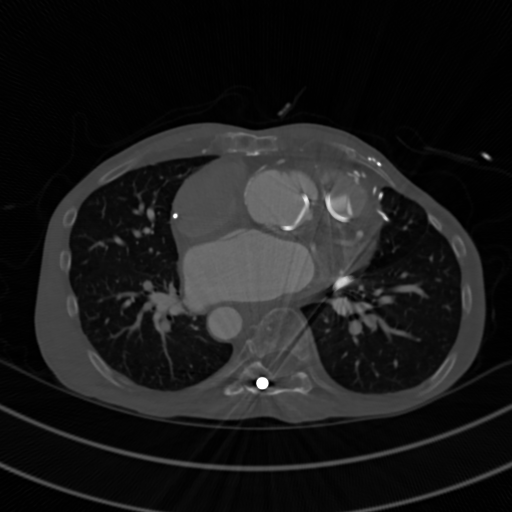
#> input picture Chapter 8. Segmentation/Figures/imageinverse_input.png, 512 x 512 px, found by its file name
$ jupyter execute --allow-errors Chapter5.ipynb   (older library calls are emulated)
#> lines starting #> are read from the running program, lines starting #| are printed output that depends on the picture
# Chapter 5 Image Enhancement

## Introduction

### In this chapter, we discuss a few more image enhancement techniques. These techniques transform the pixel values in the input image to a new value in the output image using a mapping function. We discuss logarithmic transformation, power law transformation, image inverse, histogram equalization, and contrast stretching.

## Pixel Transformation

A transformation is a function that maps a set of inputs to a set of
outputs so that each input has exactly one output. For example, T(x) =
x 2 is a transformation that maps inputs to corresponding squares of
input.

[cell 1]
import cv2
import matplotlib.pyplot as plt
import matplotlib.image as mpimg

[cell 2]
from IPython.display import Image
Image("../Figures/Illustration of transformation.png")

### A transformation is a function that maps a set of inputs to a set of outputs so that each input has exactly one output.

## Image Inverse

### Image inverse transformation is a linear transformation. The goal is to transform the dark intensities in the input image to bright intensities in the output image and vice versa.

[cell 3]
# Opening the image.
im = cv2.imread('../Figures/imageinverse_input.png')
#> im is the input picture: shape (512, 512, 3); min 0, max 255, mean 26.9

#> (the rest of this cell did not finish here and is left out)

[cell 4]
# Opening the image.
im = cv2.imread('../Figures/cIEFl.png')

#> (the rest of this cell did not finish here and is left out)

## Power Law Transformation

### Power law transformation, also known as gamma-correction, is used to enhance the quality of the image.

[cell 5]
Image("../Figures/Graph of power law transformation for different γ.png")

[cell 6]
import numpy as np
import math
# Opening the image.
a = cv2.imread('../Figures/Eye.png')
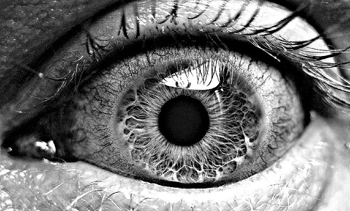
#> input picture Chapter-5 Image Enhancement/Figures/Eye.png, 350 x 211 px
#> a is the input picture: shape (211, 350, 3); min 0, max 255, mean 115
# gamma is initialized.
gamma = 0.5
gamma2 = 3

# b is converted to type float.
b1 = a.astype(float)
# Maximum value in b1 is determined.
b3 = np.max(b1)
#> b3 = 255
# b1 is normalized
b2 = b1/b3
# gamma-correction exponent is computed.

b4 = np.log(b2) * gamma
#> b4: shape (211, 350, 3) float64; 1.9% of the values are NaN or infinite; the others: min -2.77, max 0, mean -0.609
b5 = np.log(b2) * gamma2
#> b5: shape (211, 350, 3) float64; 1.9% of the values are NaN or infinite; the others: min -16.62, max 0, mean -3.66

# gamma-correction is performed.
c1 = np.exp(b4)*255.0
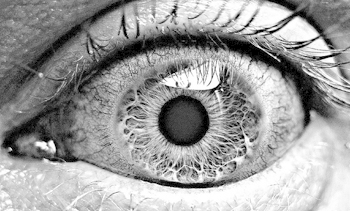
#> c1: shape (211, 350, 3) float64; min 0, max 255, mean 156.5
c2 = np.exp(b5)*255.0
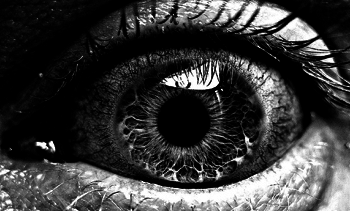
#> c2: shape (211, 350, 3) float64; min 0, max 255, mean 58.3

# c is converted to type int.
c1 = c1.astype(int)
c2 = c2.astype(int)

#> (the rest of this cell did not finish here and is left out)

## Log Transformation

### Log transformation is used to enhance pixel intensities that are otherwise missed due to a wide range of intensity values or lost at theexpense of high-intensity values.

[cell 7]
Image("../Figures/Log.png")

[cell 8]
import cv2
import numpy, math
# Opening the image.
a = cv2.imread('../Figures/Eye.png')
# a is converted to type float.
b1 = a.astype(float)
# Maximum value in b1 is determined.
b2 = numpy.max(b1)
#> b2 = 255
# Performing the log transformation.
c = (255.0*numpy.log(1+b1))/numpy.log(1+b2)
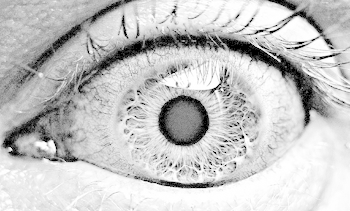
#> c: shape (211, 350, 3) float64; min 0, max 255, mean 196.9
# c is converted to type int.
c1 = c.astype(int)

#> (the rest of this cell did not finish here and is left out)

## Histogram Equalization

### The histogram of an image was discussed in Chapter 3, “Image and its Properties.” The histogram of an image is a discrete function, its input is the gray-level value and the output is the number of pixels with that gray-level value and can be given as h(x n ) = y n . In a grayscale image, the intensities of the image take values between [0, L − 1].

[cell 9]
import cv2
import numpy as np
from matplotlib import pyplot as plt

img = cv2.imread('../Figures/Eye.png')

hist,bins = np.histogram(img.flatten(),256,[0,256])
#> hist = 256 values, max 4701 at index 1, min 525 at index 206, mean 865.4; bins = 257 values from 0 to 256

cdf = hist.cumsum()
#> cdf = 256 values from 4218 to 221550
cdf_normalized = cdf * hist.max()/ cdf.max()
#> cdf_normalized = 256 values from 89.5 to 4701

#> (the rest of this cell did not finish here and is left out)

[cell 10]
cdf_m = np.ma.masked_equal(cdf,0)
cdf_m = (cdf_m - cdf_m.min())*255/(cdf_m.max()-cdf_m.min())
cdf = np.ma.filled(cdf_m,0).astype('uint8')
#> cdf = 256 values from 0 to 255
img2 = cdf[img]

#> (the rest of this cell did not finish here and is left out)

## Contrast Limited Adaptive Histogram Equalization (CLAHE)

### In the above histogram equalization method, observe that the output image in 5.10 is too bright. Instead of using the histogram of the whole image, in Contrast Limited Adaptive HistogramEqualization ([Zui94]), the image is divided into small regions and a histogram of each region is computed.

Clib_limit = 0.01

[cell 11]
import cv2
from skimage.exposure import equalize_adapthist

img = cv2.imread('../Figures/embryo.png')
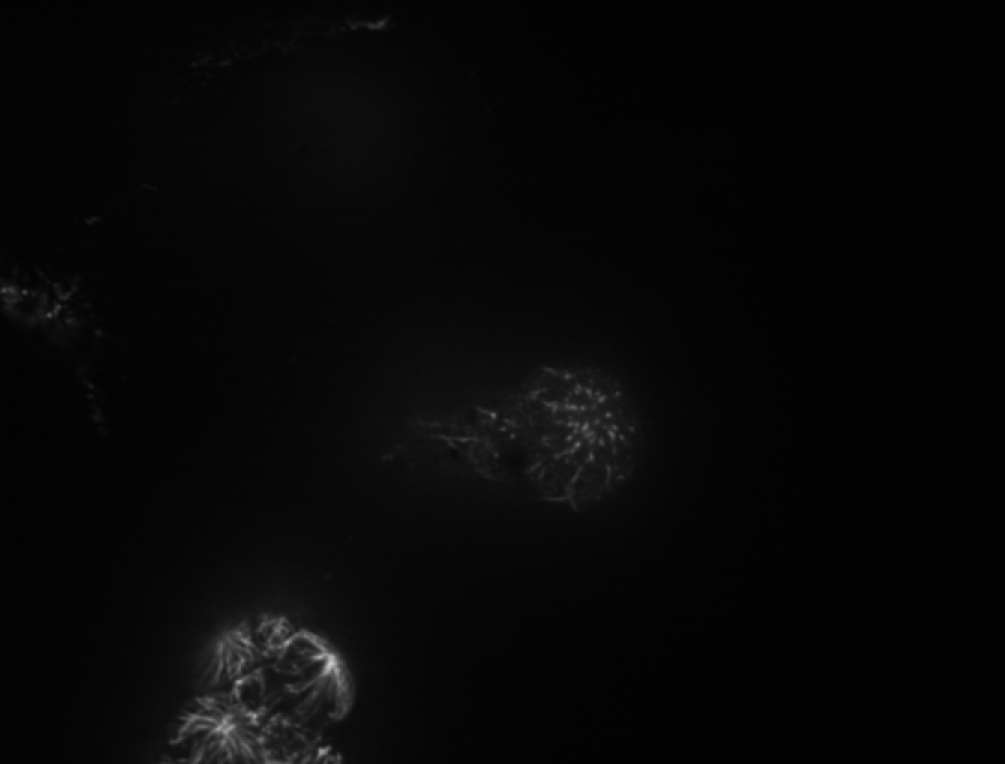
#> input picture Chapter-5 Image Enhancement/Figures/embryo.png, 2010 x 1528 px (shown at 1/2 size)
#> img is the input picture: shape (1528, 2010, 3); min 0, max 206, mean 6.9
# Applying Clahe.
img2 = equalize_adapthist(img, clip_limit = 0.01)
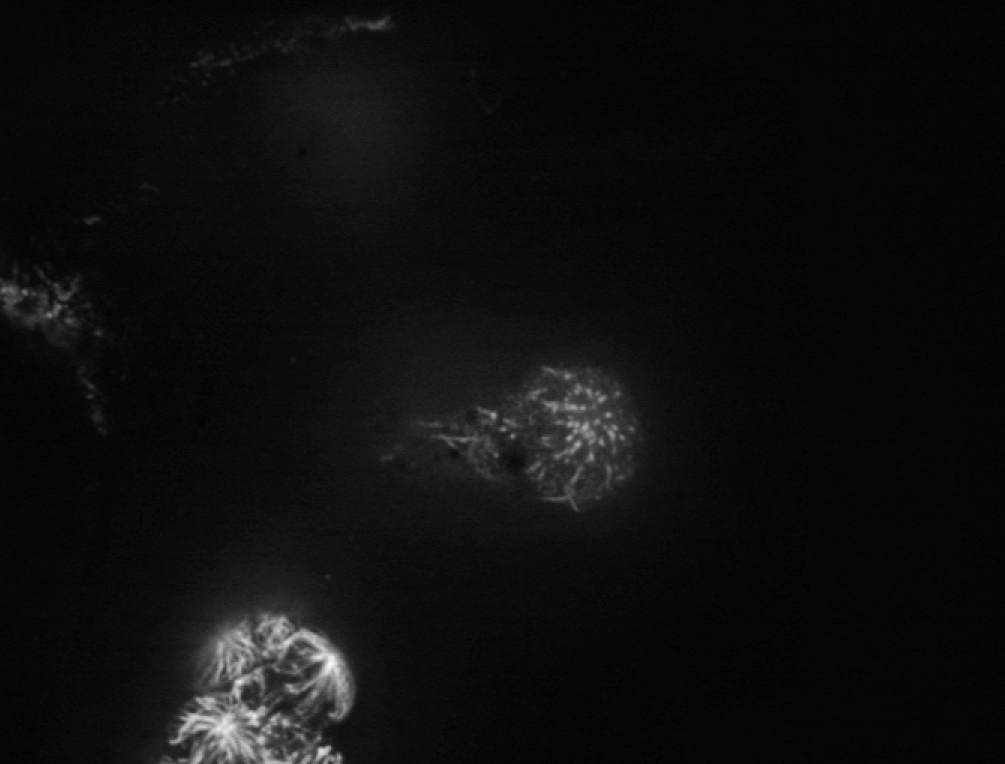
#> img2: shape (1528, 2010, 3) float64 (shown at 1/2 size); min 0, max 1, mean 0.0563


# Showing
#> (the rest of this cell did not finish here and is left out)

Clib_limit = 0.1

[cell 12]
import cv2
from skimage.exposure import equalize_adapthist

img = cv2.imread('../Figures/embryo.png')
# Applying Clahe.
img2 = equalize_adapthist(img, clip_limit = 0.1)
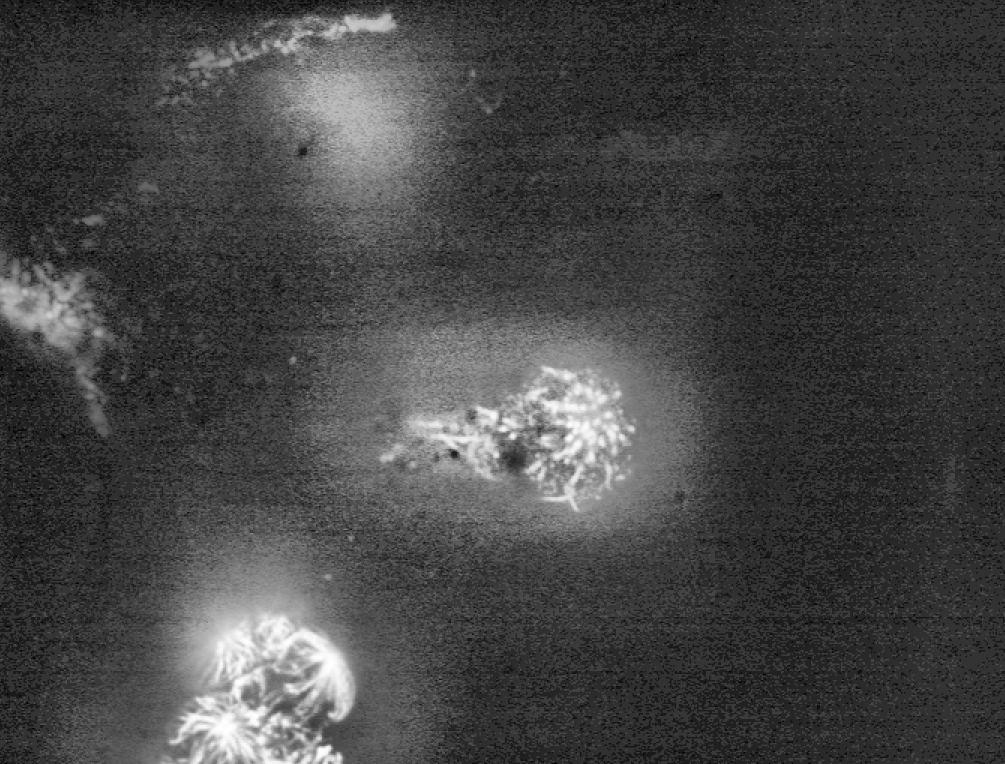
#> img2: shape (1528, 2010, 3) float64 (shown at 1/2 size); min 0, max 1, mean 0.272


# Showing
#> (the rest of this cell did not finish here and is left out)

## Contrast Stretching

### Contrast stretching is similar in idea to histogram equalization except that the pixel intensities are rescaled using the pixel values instead of probabilities and CDF. Contrast stretching is used to increase the pixel value range by rescaling the pixel values in the input image.

[cell 13]
import cv2
# Opening the image.
img = cv2.imread('../Figures/image.jpg')
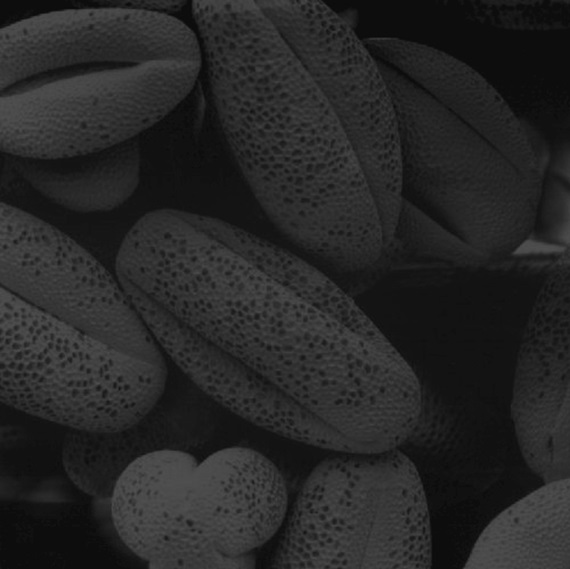
#> input picture Chapter-5 Image Enhancement/Figures/image.jpg, 570 x 569 px
#> img is the input picture: shape (569, 570, 3); min 9, max 81, mean 38.7

b = img.max()
#> b = 81
a = img.min()
#> a = 9
print(a,b)
#| 9 81
# Converting im1 to float.
c = img.astype(float)
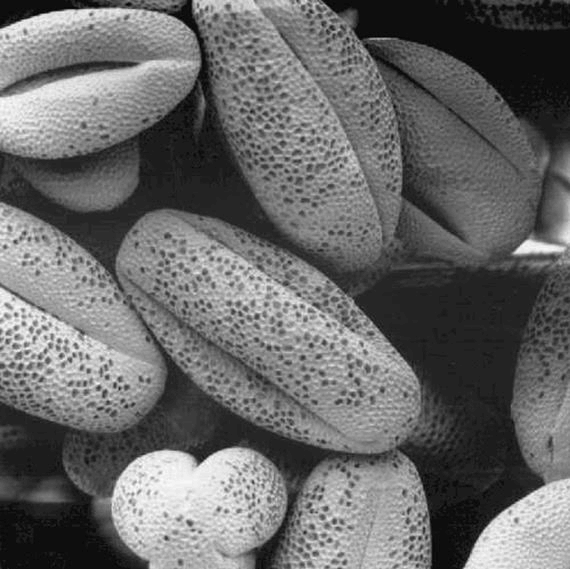
#> c: shape (569, 570, 3) float64; min 9, max 81, mean 38.7; drawn with min black and max white
# Contrast stretching transformation.
img1 = (int(1))*(c-a)/(b-a+0.0000001)
# Showing

# Showing
#> (the rest of this cell did not finish here and is left out)
